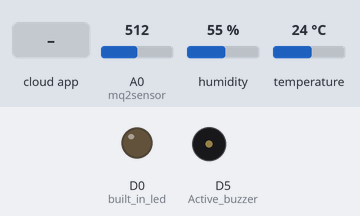
Bench run of a sketch on a simulated ESP8266 (NodeMCU). Shown: output pins drawn as LEDs (lit = HIGH), buzzer (waves = sounding, pin HIGH). Inputs (shaded band) come from the test bench; at power-on: temperature 24 °C, A0 (mq2sensor) = 512, humidity 55 %. WiFi joins after 1.5 s; servers stay silent unless stated; the Firebase database answers and starts empty; what the sketch prints to the serial monitor is not drawn.

Above: at 2.7 s.
2.8 s: the phone or cloud app sets Readbuzzer to 1
At 6.4 s:
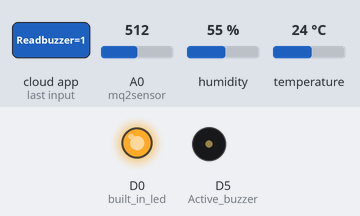
9.9 s: the phone or cloud app sets Readbuzzer to 0
11.8 s: temperature set to 35 °C
17.1 s: temperature set to 38 °C
At 21.7 s:
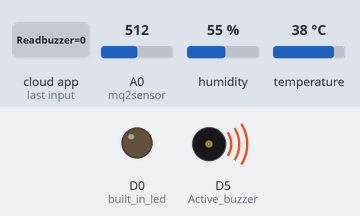
Timing chart, 0 to 23.7 s (numbered marks = the images above; inputs shaded):
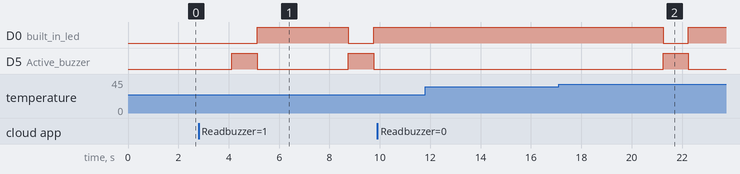

The sketch:

smart_helmet_project.ino
```cpp
#include <ESP8266WiFi.h>
#include <SoftwareSerial.h>
#include <FirebaseArduino.h>
#include <ArduinoJson.h>
#include <ESP8266HTTPClient.h>
#include <DHT.h>
#include <Adafruit_Sensor.h>


// Set these to run example.
#define FIREBASE_HOST "smart-helmet-2b759-default-rtdb.firebaseio.com"
#define FIREBASE_AUTH "O6Ewcp7pEAUEQlyQO8QUu4ZhJ530U3CRPKeLEQ2h"
#define WIFI_SSID "Eng-Student" //provide ssid (wifi name)
#define WIFI_PASSWORD "3nG5tuDt" //wifi password
#define DHTTYPE DHT11
#define DHTPIN D4


DHT dht(DHTPIN, DHTTYPE);
int mq2sensor = A0;
int sensorvalue;
String value;
const unsigned char Passive_buzzer = 2;
const unsigned char Active_buzzer = 14;
const unsigned char built_in_led = 16;

void buzzerOn(){
  digitalWrite(built_in_led,LOW) ; //Turn on the built in led
  digitalWrite(Active_buzzer,HIGH) ; //Turn on active buzzer
  delay (1000);

  digitalWrite(built_in_led,HIGH) ; //Turn off the built in led
  digitalWrite(Active_buzzer,LOW) ; //Turn off active buzzer
  delay (1000);
}
void setup()
{
 pinMode(mq2sensor, INPUT);
 pinMode(DHTPIN,INPUT);
 dht.begin();
 // Debug console
 Serial.begin(9600);
// connect to wifi.
 WiFi.begin(WIFI_SSID, WIFI_PASSWORD);
 Serial.print("connecting");
 while (WiFi.status() != WL_CONNECTED)
 {
 Serial.print(".");
 delay(500);
 }
 Serial.println();
 Serial.print("connected: ");
 Serial.println(WiFi.localIP());

 Firebase.begin(FIREBASE_HOST, FIREBASE_AUTH);

pinMode (Active_buzzer,OUTPUT) ;
pinMode (built_in_led,OUTPUT) ;
 }

void loop()
{
int h = dht.readHumidity();
int t = dht.readTemperature();
Firebase.setFloat("Temperature", t);
Firebase.setFloat("Humidity", h);
sensorvalue=analogRead(mq2sensor); /// read the MQ3 sensor
Firebase.setFloat( "MQ2 Sensor",sensorvalue);

Serial.println(sensorvalue);
Serial.println(t);
Serial.println(h);
delay(2000);
String value = Firebase.getString( "/Readbuzzer");

  if (Firebase.failed()) {
    Serial.println("Error reading from Firebase");
    Serial.println(Firebase.error());
    return;
  }


int buz=atoi(value.c_str());
Serial.println(buz);
if (buz==1){
  buzzerOn();
}

  if (h<60 ){
    if (t>36.5){
      buzzerOn();
  }
}
  else if (h<75){
    if (t>32){
      buzzerOn();
  }
}
  else if (h<90){
    if (t>30){
      buzzerOn();
  }
}
  else {
    if (t>28){
     buzzerOn();
  }
}
}
```

Measured:
- the behaviour switches between 36 and 37 °C on temperature (found by bisection; images 1 and 2)
- after the input at 2.8 s, D0 (built_in_led): LOW → HIGH after 2.3 s, → LOW 3.6 s later, → HIGH 1.0 s later; D5 (Active_buzzer): alternates HIGH for 1.0 s and LOW for 3.6 s, starting after 1.3 s
- after the input at 9.9 s, every drawn part: stays the same
- after the input at 11.8 s, every drawn part: stays the same
- after the input at 17.1 s, D0 (built_in_led): HIGH → LOW after 4.1 s, → HIGH 1.0 s later; D5 (Active_buzzer): LOW → HIGH after 4.1 s, → LOW 1.0 s later
